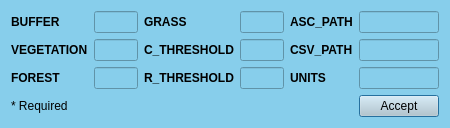
<?xml version="1.0" encoding="UTF-8"?>
<ui version="4.0">
 <class>ControlTOPAGNPS</class>
 <widget class="QDialog" name="ControlTOPAGNPS">
  <property name="geometry">
   <rect>
    <x>0</x>
    <y>0</y>
    <width>450</width>
    <height>119</height>
   </rect>
  </property>
  <property name="windowTitle">
   <string>AgBuf control file</string>
  </property>
  <property name="styleSheet">
   <string notr="true">background-color: #87CEEB;</string>
  </property>
  <layout class="QGridLayout" name="gridLayout">
   <item row="1" column="1">
    <widget class="QLineEdit" name="lineEdit_2">
     <property name="font">
      <font>
       <weight>75</weight>
       <bold>true</bold>
      </font>
     </property>
     <property name="alignment">
      <set>Qt::AlignCenter</set>
     </property>
    </widget>
   </item>
   <item row="0" column="0">
    <widget class="QLabel" name="label">
     <property name="font">
      <font>
       <weight>75</weight>
       <bold>true</bold>
      </font>
     </property>
     <property name="text">
      <string>BUFFER</string>
     </property>
    </widget>
   </item>
   <item row="0" column="1">
    <widget class="QLineEdit" name="lineEdit">
     <property name="font">
      <font>
       <weight>75</weight>
       <bold>true</bold>
      </font>
     </property>
     <property name="alignment">
      <set>Qt::AlignCenter</set>
     </property>
    </widget>
   </item>
   <item row="1" column="0">
    <widget class="QLabel" name="label_2">
     <property name="font">
      <font>
       <weight>75</weight>
       <bold>true</bold>
      </font>
     </property>
     <property name="text">
      <string>VEGETATION</string>
     </property>
    </widget>
   </item>
   <item row="0" column="2">
    <widget class="QLabel" name="label_4">
     <property name="font">
      <font>
       <weight>75</weight>
       <bold>true</bold>
      </font>
     </property>
     <property name="text">
      <string>GRASS</string>
     </property>
    </widget>
   </item>
   <item row="3" column="0">
    <widget class="QLabel" name="label_3">
     <property name="font">
      <font>
       <weight>75</weight>
       <bold>true</bold>
      </font>
     </property>
     <property name="text">
      <string>FOREST</string>
     </property>
    </widget>
   </item>
   <item row="0" column="3">
    <widget class="QLineEdit" name="lineEdit_4">
     <property name="font">
      <font>
       <weight>75</weight>
       <bold>true</bold>
      </font>
     </property>
     <property name="text">
      <string/>
     </property>
     <property name="alignment">
      <set>Qt::AlignCenter</set>
     </property>
    </widget>
   </item>
   <item row="3" column="1">
    <widget class="QLineEdit" name="lineEdit_3">
     <property name="font">
      <font>
       <weight>75</weight>
       <bold>true</bold>
      </font>
     </property>
     <property name="text">
      <string/>
     </property>
     <property name="alignment">
      <set>Qt::AlignCenter</set>
     </property>
    </widget>
   </item>
   <item row="3" column="4">
    <widget class="QLabel" name="label_7">
     <property name="font">
      <font>
       <weight>75</weight>
       <bold>true</bold>
      </font>
     </property>
     <property name="text">
      <string>UNITS</string>
     </property>
    </widget>
   </item>
   <item row="1" column="4">
    <widget class="QLabel" name="label_10">
     <property name="font">
      <font>
       <weight>75</weight>
       <bold>true</bold>
      </font>
     </property>
     <property name="text">
      <string>CSV_PATH</string>
     </property>
    </widget>
   </item>
   <item row="0" column="4">
    <widget class="QLabel" name="label_9">
     <property name="font">
      <font>
       <weight>75</weight>
       <bold>true</bold>
      </font>
     </property>
     <property name="text">
      <string>ASC_PATH</string>
     </property>
    </widget>
   </item>
   <item row="0" column="5">
    <widget class="QLineEdit" name="lineEdit_8">
     <property name="font">
      <font>
       <weight>75</weight>
       <bold>true</bold>
      </font>
     </property>
     <property name="alignment">
      <set>Qt::AlignCenter</set>
     </property>
    </widget>
   </item>
   <item row="1" column="5">
    <widget class="QLineEdit" name="lineEdit_9">
     <property name="font">
      <font>
       <weight>75</weight>
       <bold>true</bold>
      </font>
     </property>
     <property name="alignment">
      <set>Qt::AlignCenter</set>
     </property>
    </widget>
   </item>
   <item row="3" column="2">
    <widget class="QLabel" name="label_6">
     <property name="font">
      <font>
       <weight>75</weight>
       <bold>true</bold>
      </font>
     </property>
     <property name="text">
      <string>R_THRESHOLD</string>
     </property>
    </widget>
   </item>
   <item row="3" column="3">
    <widget class="QLineEdit" name="lineEdit_6">
     <property name="font">
      <font>
       <weight>75</weight>
       <bold>true</bold>
      </font>
     </property>
     <property name="text">
      <string/>
     </property>
     <property name="alignment">
      <set>Qt::AlignCenter</set>
     </property>
    </widget>
   </item>
   <item row="1" column="2">
    <widget class="QLabel" name="label_5">
     <property name="font">
      <font>
       <weight>75</weight>
       <bold>true</bold>
      </font>
     </property>
     <property name="text">
      <string>C_THRESHOLD</string>
     </property>
    </widget>
   </item>
   <item row="6" column="5">
    <widget class="QPushButton" name="pushButton">
     <property name="styleSheet">
      <string notr="true">background-color: #becbd1;</string>
     </property>
     <property name="text">
      <string>Accept</string>
     </property>
    </widget>
   </item>
   <item row="6" column="0">
    <widget class="QLabel" name="label_8">
     <property name="text">
      <string>* Required</string>
     </property>
    </widget>
   </item>
   <item row="1" column="3">
    <widget class="QLineEdit" name="lineEdit_5">
     <property name="font">
      <font>
       <weight>75</weight>
       <bold>true</bold>
      </font>
     </property>
     <property name="text">
      <string/>
     </property>
     <property name="alignment">
      <set>Qt::AlignCenter</set>
     </property>
    </widget>
   </item>
   <item row="3" column="5">
    <widget class="QLineEdit" name="lineEdit_7">
     <property name="font">
      <font>
       <weight>75</weight>
       <bold>true</bold>
      </font>
     </property>
     <property name="text">
      <string/>
     </property>
     <property name="alignment">
      <set>Qt::AlignCenter</set>
     </property>
    </widget>
   </item>
  </layout>
 </widget>
 <resources/>
 <connections/>
</ui>
